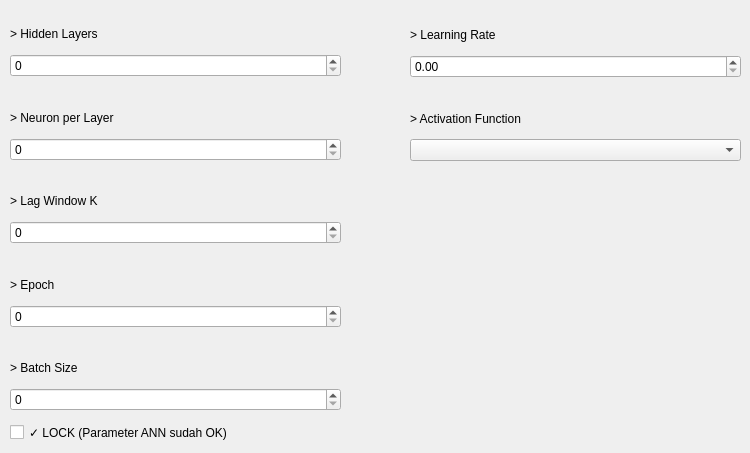
      <widget class="QWidget" name="ANN_Parameter">
       <attribute name="title">
        <string>ANN</string>
       </attribute>
       <widget class="QWidget" name="verticalLayoutWidget_3">
        <property name="geometry">
         <rect>
          <x>10</x>
          <y>20</y>
          <width>331</width>
          <height>391</height>
         </rect>
        </property>
        <layout class="QVBoxLayout" name="verticalLayout_3">
         <item>
          <widget class="QLabel" name="label_11">
           <property name="text">
            <string>&gt; Hidden Layers</string>
           </property>
          </widget>
         </item>
         <item>
          <widget class="QSpinBox" name="spinBox_3"/>
         </item>
         <item>
          <spacer name="horizontalSpacer_4">
           <property name="orientation">
            <enum>Qt::Orientation::Horizontal</enum>
           </property>
           <property name="sizeHint" stdset="0">
            <size>
             <width>40</width>
             <height>20</height>
            </size>
           </property>
          </spacer>
         </item>
         <item>
          <widget class="QLabel" name="label_14">
           <property name="text">
            <string>&gt; Neuron per Layer</string>
           </property>
          </widget>
         </item>
         <item>
          <widget class="QSpinBox" name="spinBox_4"/>
         </item>
         <item>
          <spacer name="horizontalSpacer_5">
           <property name="orientation">
            <enum>Qt::Orientation::Horizontal</enum>
           </property>
           <property name="sizeHint" stdset="0">
            <size>
             <width>40</width>
             <height>20</height>
            </size>
           </property>
          </spacer>
         </item>
         <item>
          <widget class="QLabel" name="label_15">
           <property name="text">
            <string>&gt; Lag Window K</string>
           </property>
          </widget>
         </item>
         <item>
          <widget class="QSpinBox" name="spinBox_5"/>
         </item>
         <item>
          <spacer name="horizontalSpacer_6">
           <property name="orientation">
            <enum>Qt::Orientation::Horizontal</enum>
           </property>
           <property name="sizeHint" stdset="0">
            <size>
             <width>40</width>
             <height>20</height>
            </size>
           </property>
          </spacer>
         </item>
         <item>
          <widget class="QLabel" name="label_16">
           <property name="text">
            <string>&gt; Epoch</string>
           </property>
          </widget>
         </item>
         <item>
          <widget class="QSpinBox" name="spinBox_6"/>
         </item>
         <item>
          <spacer name="horizontalSpacer_7">
           <property name="orientation">
            <enum>Qt::Orientation::Horizontal</enum>
           </property>
           <property name="sizeHint" stdset="0">
            <size>
             <width>40</width>
             <height>20</height>
            </size>
           </property>
          </spacer>
         </item>
         <item>
          <widget class="QLabel" name="label_17">
           <property name="text">
            <string>&gt; Batch Size</string>
           </property>
          </widget>
         </item>
         <item>
          <widget class="QSpinBox" name="spinBox_7"/>
         </item>
        </layout>
       </widget>
       <widget class="QWidget" name="verticalLayoutWidget_4">
        <property name="geometry">
         <rect>
          <x>410</x>
          <y>20</y>
          <width>331</width>
          <height>141</height>
         </rect>
        </property>
        <layout class="QVBoxLayout" name="verticalLayout_4">
         <item>
          <widget class="QLabel" name="label_18">
           <property name="text">
            <string>&gt; Learning Rate</string>
           </property>
          </widget>
         </item>
         <item>
          <widget class="QDoubleSpinBox" name="doubleSpinBox_3"/>
         </item>
         <item>
          <spacer name="horizontalSpacer_8">
           <property name="orientation">
            <enum>Qt::Orientation::Horizontal</enum>
           </property>
           <property name="sizeHint" stdset="0">
            <size>
             <width>40</width>
             <height>20</height>
            </size>
           </property>
          </spacer>
         </item>
         <item>
          <widget class="QLabel" name="label_19">
           <property name="text">
            <string>&gt; Activation Function</string>
           </property>
          </widget>
         </item>
         <item>
          <widget class="QComboBox" name="comboBox_4"/>
         </item>
        </layout>
       </widget>
       <widget class="QCheckBox" name="checkBox_lock_ann">
        <property name="geometry">
         <rect>
          <x>10</x>
          <y>420</y>
          <width>331</width>
          <height>24</height>
         </rect>
        </property>
        <property name="text">
         <string>✓ LOCK (Parameter ANN sudah OK)</string>
        </property>
        <property name="checked">
         <bool>false</bool>
        </property>
       </widget>
      </widget>
